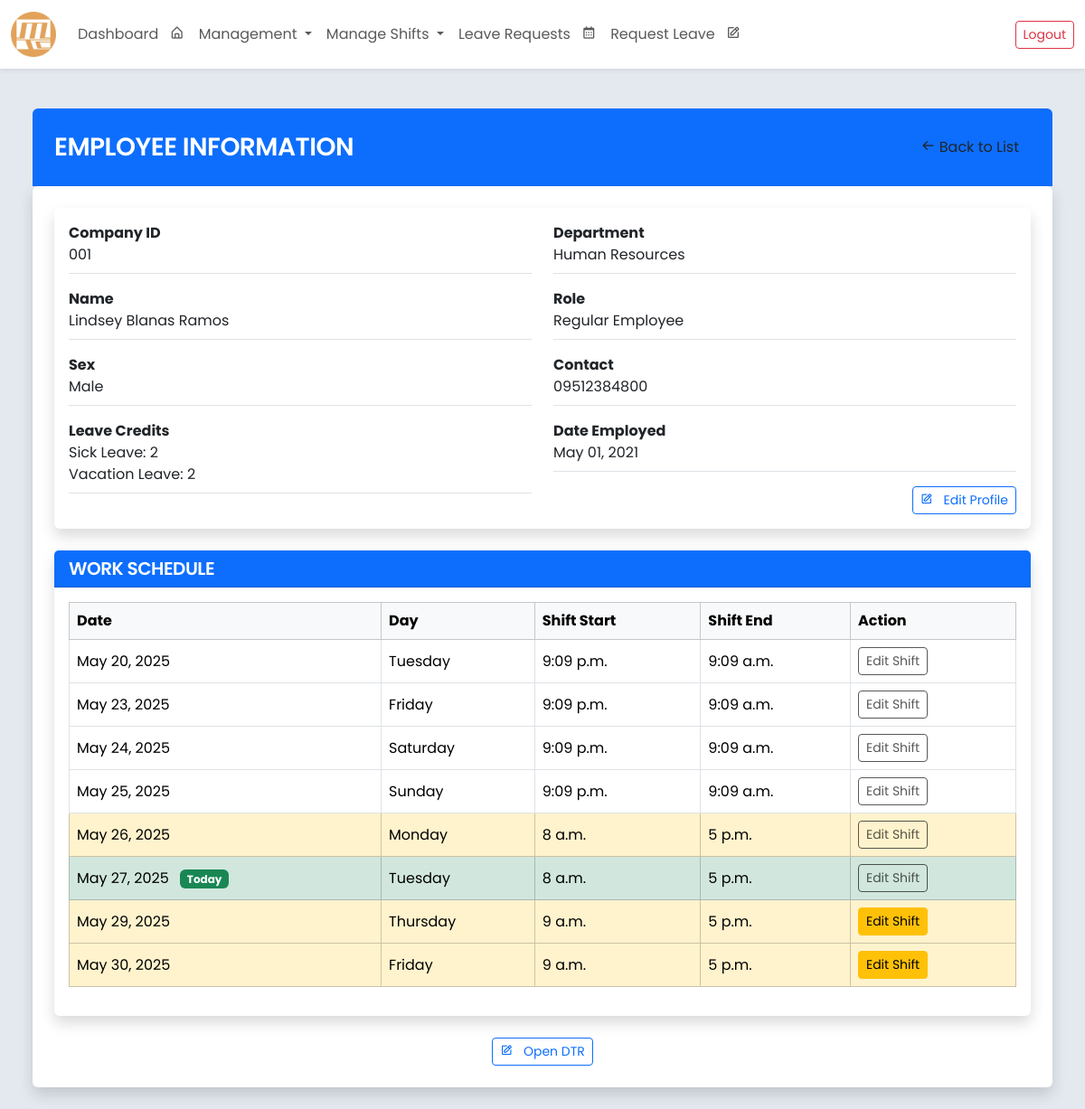
/employee/view/10/ (signed in), run on an earlier commit of the app's database.
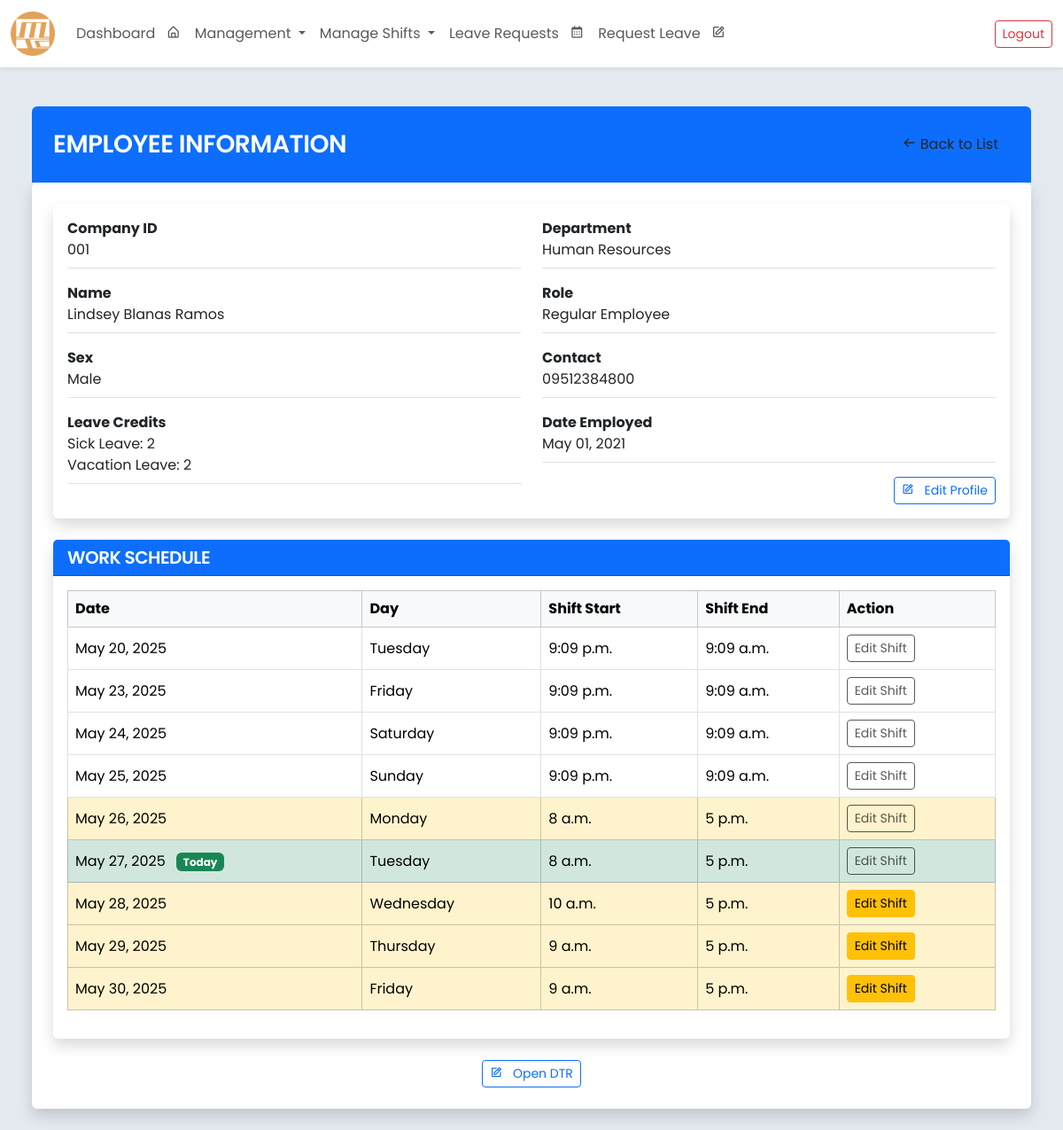
And on a later commit of the database.
### core/models.py (models this page shows, shortened)
class Employee(models.Model):
    SEX_CHOICES = [
        ('Male', 'Male'),
        ('Female', 'Female'),
        ('Other', 'Prefer not to Say'),
    ]
    ROLE_CHOICES = [
        ('Regular Employee', 'Regular Employee'),
        ('Department Head', 'Department Head'),
        ('Admin(HR)', 'Admin(HR)'),
        ('Supervisor', 'Supervisor'),
        ('President', 'President')
    ]
    employee_id = models.AutoField(primary_key=True)
    company_id = models.CharField(max_length=20, blank=False, unique=True)
    first_name = models.CharField(max_length=100, blank=False)
    middle_name = models.CharField(max_length=100, blank=True, null=True)
    last_name = models.CharField(max_length=100, blank=False)
    sex = models.CharField(max_length=20, choices=SEX_CHOICES, blank=False)
    role = models.CharField(max_length=20, choices=ROLE_CHOICES, default='Regular Employee', blank=False)
    department = models.ForeignKey(
        Department,
        related_name="employees",
        on_delete=models.SET_NULL,
        null=True,
        blank=True
    )
    contact_number = models.CharField(max_length=15, blank=False)
    date_employed = models.DateField()
    leave_credits = models.IntegerField(default=0, blank=False)
    leave_credits2 = models.IntegerField(default=0, blank=False)
    user_account = models.OneToOneField(User, on_delete=models.SET_NULL, null=True, blank=True, related_name='employee')
    class Meta:
        ordering = ['last_name', 'first_name']
        verbose_name = 'Employee'
        verbose_name_plural = 'Employees'
        db_table = 'employee_table'
        constraints = [
            models.CheckConstraint(
                check=models.Q(leave_credits__gte=0),
                name='positive_leave_credits',
            ),
        ]

class Department(models.Model):
    name = models.CharField(max_length=255, unique=True)
    leave_respondents = models.ManyToManyField(
        'Employee',
        related_name='leave_departments',
        blank=True,
        limit_choices_to={'department__isnull': False}
    )
    shift_respondents = models.ManyToManyField(
        'Employee',
        related_name='shift_departments',
        blank=True,
        limit_choices_to={'department__isnull': False}
    )
    def __str__(self):
        return self.name

class Shift(models.Model):
    employee = models.ForeignKey(
        'Employee',
        on_delete=models.CASCADE,
        related_name='shifts'
    )
    department = models.ForeignKey(
        'Department',
        on_delete=models.CASCADE,
        related_name='shifts'
    )
    shift_date = models.DateField(default=timezone.now)
    shift_start = models.TimeField()
    shift_end = models.TimeField()
    class Meta:
        verbose_name = 'Shift'
        verbose_name_plural = 'Shifts'
        db_table = 'shift_table'
        ordering = ['shift_date', 'shift_start']

### core/views.py (the view)
# urls.py: path('employee/view/<int:pk>/', views.view_employee_information, name='employee_information'),
def view_employee_information(request, pk):
    employee = get_object_or_404(Employee, employee_id=pk)
    shifts = Shift.objects.filter(employee=employee).order_by('shift_date', 'shift_start')
    today = date.today()
    start_of_week = today - timedelta(days=today.weekday())  # Monday
    end_of_week = start_of_week + timedelta(days=6)          # Sunday
    context = {
        'employee': employee,
        'shifts': shifts,
        'today': today,
        'start_of_week': start_of_week,
        'end_of_week': end_of_week,
    }
    return render(request, 'view_employee_information.html', context)

### core/templates/view_employee_information.html (shortened to what this page needs)
{% extends "base.html" %}
{% block content %}
<div class="container-fluid" style="max-width: 1200px;">
    <div class="bg-primary p-4 rounded-top">
        <div class="d-flex align-items-center">
            <h3 class="text-white mb-0 flex-grow-1 text-uppercase">Employee Information</h3>
            <a class="btn btn-white " href="{% url 'view_employee_list' %}">
                <i class='bx bx-arrow-back'></i> Back to List
            </a>
        </div>
    </div>
    <div class="bg-white p-4 rounded shadow">
        <div class="card border-0 shadow mb-4">
            <div class="card-body">
                <div class="row g-4">
                    <div class="col-md-6">
                        <div class="d-flex flex-column gap-3">
                            <div class="border-bottom pb-2">
                                <label class="fw-bold ">Company ID</label>
                                <p class="mb-0">{{ employee.company_id }}</p>
                            </div>
                            <div class="border-bottom pb-2">
                                <label class="fw-bold ">Name</label>
                                <p class="mb-0">
                                    {{ employee.first_name }}
                                    {% if employee.middle_name %}{{ employee.middle_name }}{% endif %}
                                    {{ employee.last_name }}
                                </p>
                            </div>
                            <div class="border-bottom pb-2">
                                <label class="fw-bold ">Sex</label>
                                <p class="mb-0">{{ employee.sex }}</p>
                            </div>
                            <div class="border-bottom pb-2">
                                <label class="fw-bold ">Leave Credits</label>
                                <p class="mb-0">Sick Leave: {{ employee.leave_credits }}</p>
                                <p class="mb-0">Vacation Leave: {{ employee.leave_credits2 }}</p>
                            </div>
                        </div>
                    </div>
                    <div class="col-md-6">
                        <div class="d-flex flex-column gap-3">
                            <div class="border-bottom pb-2">
                                <label class="fw-bold ">Department</label>
                                <p class="mb-0">{{ employee.department }}</p>
                            </div>
                            <div class="border-bottom pb-2">
                                <label class="fw-bold ">Role</label>
                                <p class="mb-0">{{ employee.role }}</p>
                            </div>
                            <div class="border-bottom pb-2">
                                <label class="fw-bold ">Contact</label>
                                <p class="mb-0">{{ employee.contact_number }}</p>
                            </div>
                            <div class="border-bottom pb-2">
                                <label class="fw-bold ">Date Employed</label>
                                <p class="mb-0">{{ employee.date_employed|date:"M d, Y" }}</p>
                            </div>
                            <div class="d-flex justify-content-end">
                                <a href="{% url 'employee_edit' employee.employee_id %}" class="btn btn-outline-primary btn-sm">
                                    <i class='bx bx-edit me-2'></i> Edit Profile
                                </a>
                            </div>
                        </div>
                    </div>
                </div>
            </div>
        </div>
        <div class="card border-0 shadow mb-4">
            <div class="card-header bg-primary text-white">
                <h5 class="mb-0 text-uppercase">Work Schedule</h5>
            </div>
            <div class="card-body">
                <table class="table table-bordered table-hover align-middle">
                    <thead class="table-light">
                        <tr>
                            <th>Date</th>
                            <th>Day</th>
                            <th>Shift Start</th>
                            <th>Shift End</th>
                            <th>Action</th>
                        </tr>
                    </thead>
                    <tbody>
                        {% for shift in shifts %}
                        <tr
                            {% if shift.shift_date == today %}
                                class="table-success"
                            {% elif shift.shift_date >= start_of_week and shift.shift_date <= end_of_week %}
                                class="table-warning"
                            {% endif %}
                        >
                            <td>
                                {{ shift.shift_date }}
                                {% if shift.shift_date == today %}
                                    <span class="badge bg-success ms-2">Today</span>
                                {% endif %}
                            </td>
                            <td>{{ shift.shift_date|date:"l" }}</td>
                            <td>{{ shift.shift_start }}</td>
                            <td>{{ shift.shift_end }}</td>
                            {% if user.employee in user.employee.department.shift_respondents.all %}
                            <td>
                                {% if shift.shift_date > today %}
                                    <a href="{% url 'edit_shift' shift.id %}" class="btn btn-sm btn-warning me-1">Edit Shift</a>
                                {% else %}
                                    <button class="btn btn-sm  me-1" disabled>Edit Shift</button>
                                {% endif %}
                            </td>
                            {% endif %}
                        </tr>
                        {% endfor %}
                    </tbody>
                </table>
            </div>
        </div>
        <div class="d-flex justify-content-center">
            <a href="{% url 'employee_edit' employee.employee_id %}" class="btn btn-outline-primary btn-sm">
                <i class='bx bx-edit me-2'></i> Open DTR
            </a>
        </div>
    </div>
</div>
{% endblock %}

### core/templates/base.html (shortened to what this page needs)
{% load static %}
<!DOCTYPE html>
<html lang="en">
<head>
    <link rel="stylesheet" href="{% static 'bootstrap/css/bootstrap.min.css' %}">
    <link rel="stylesheet" href="{% static 'css/flatpickr.min.css' %}">
    <link rel="stylesheet" href="{% static 'css/base_styles.css' %}">
    <link href='https://unpkg.com/boxicons@2.1.1/css/boxicons.min.css' rel='stylesheet'>
</head>
<body class="pt-5">
{% if user.is_authenticated %}
    <nav class="navbar navbar-expand-lg fixed-top bg-white shadow-sm">
        <div class="container-fluid">
            <a class="navbar-brand" href="{% url 'dashboard' %}">
                <img src="{% static 'img/Malasaga Trading Corporation Logo.jpg' %}"
                    alt="Malasaga Logo"
                    class="img-fluid"
                    style="width: 50px; height: auto;">
            </a>
            <div class="collapse navbar-collapse" id="navbarNav">
                <ul class="navbar-nav me-auto">
                    <li class="nav-item">
                        <a class="nav-link py-1" href="{% url 'dashboard' %}">
                            Dashboard <i class='bx bx-home-alt ms-2'></i>
                        </a>
                    </li>
                    {% if user.employee.role != "President" and user.employee.department.name == "Human Resources" %}
                    <li class="nav-item dropdown">
                        <a class="nav-link dropdown-toggle py-1" href="#" id="manageEmpDropdown" role="button" data-bs-toggle="dropdown" aria-expanded="false">
                            Management
                        </a>
                    </li>
                    {% endif %}
                    {% if user.employee.department.name == "Human Resources" and user.employee.role != "President" and user.employee in user.employee.department.shift_respondents.all %}
                        <li class="nav-item dropdown">
                            <a class="nav-link dropdown-toggle py-1" href="#" id="manageShftDropdown" role="button" data-bs-toggle="dropdown" aria-expanded="false">
                                Manage Shifts
                            </a>
                        </li>
                    {% endif %}
                    {% if user.employee.leave_departments.exists or user.employee.department.name == "Human Resources" or user.employee.role == "President" and user.employee in user.employee.department.leave_respondents.all %}
                    <li class="nav-item">
                        <a class="nav-link py-1" href="{% url 'gen_leave' %}">
                            Leave Requests <i class='bx bx-calendar ms-2'></i>
                        </a>
                    </li>
                    {% endif %}
                    {% if user.employee.role != "President" %}
                    <li class="nav-item">
                        <a class="nav-link py-1" href="{% url 'submit_leave_request' %}">
                            Request Leave <i class='bx bx-edit ms-2'></i>
                        </a>
                    </li>
                    {% endif %}
                </ul>
                <div class="d-flex">
                    <a href="{% url 'logout' %}" class="btn btn-outline-danger btn-sm">Logout</a>
                </div>
            </div>
        </div>
    </nav>
    <div class="container-fluid d-flex flex-column p-0">
        <div class="container-fluid mt-5 d-flex flex-column p-0">
            <div class="container-fluid d-flex flex-column p-4">
                {% block content %}
                {% endblock %}
            </div>
        </div>
    </div>
{% endif %}
</body>
</html>

### core/templates/base.html (style rules this page uses)
body { font-family: 'Poppins', sans-serif; font-size: 1rem; color: #333; background-color:rgb(228, 233, 240); }
h1, h2, h3, h4, h5, h6 { font-weight: 600; letter-spacing: -0.5px; }
label { font-weight: 500; }

What changed in the data, as far as the page shows it:
added Shift: shift_date "May 28, 2025", shift_date "Wednesday", shift_start "10 a.m.", shift_end "5 p.m.", shows "Edit Shift"
